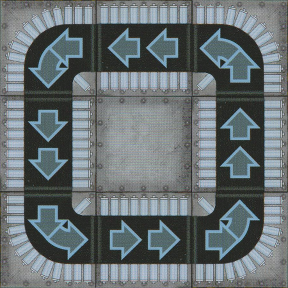

Tiled map render using the project's own tile images. Description and the whole map definition, tile-layer contents included, below:
An orthogonal 3x3 tile map with 96x96 px tiles, 4 tile layers (Conveyor, Floor, Pit, Wall).

<map version="1.2" tiledversion="1.2.2" orientation="orthogonal" renderorder="right-down" width="3" height="3" tilewidth="96" tileheight="96" infinite="0" nextlayerid="5" nextobjectid="1">
 <tileset firstgid="1" source="../RoboRallyTiles.tsx" />
 <layer id="1" name="Conveyor" width="3" height="3">
  <data encoding="csv">
15,20,16,
19,0,12,
22,13,23
</data>
 </layer>
 <layer id="2" name="Floor" width="3" height="3">
  <data encoding="csv">
0,0,0,
0,5,0,
0,0,0
</data>
 </layer>
 <layer id="3" name="Pit" width="3" height="3">
  <data encoding="csv">
0,0,0,
0,0,0,
0,0,0
</data>
 </layer>
 <layer id="4" name="Wall" width="3" height="3">
  <data encoding="csv">
0,0,0,
0,0,0,
0,0,0
</data>
 </layer>
</map>
